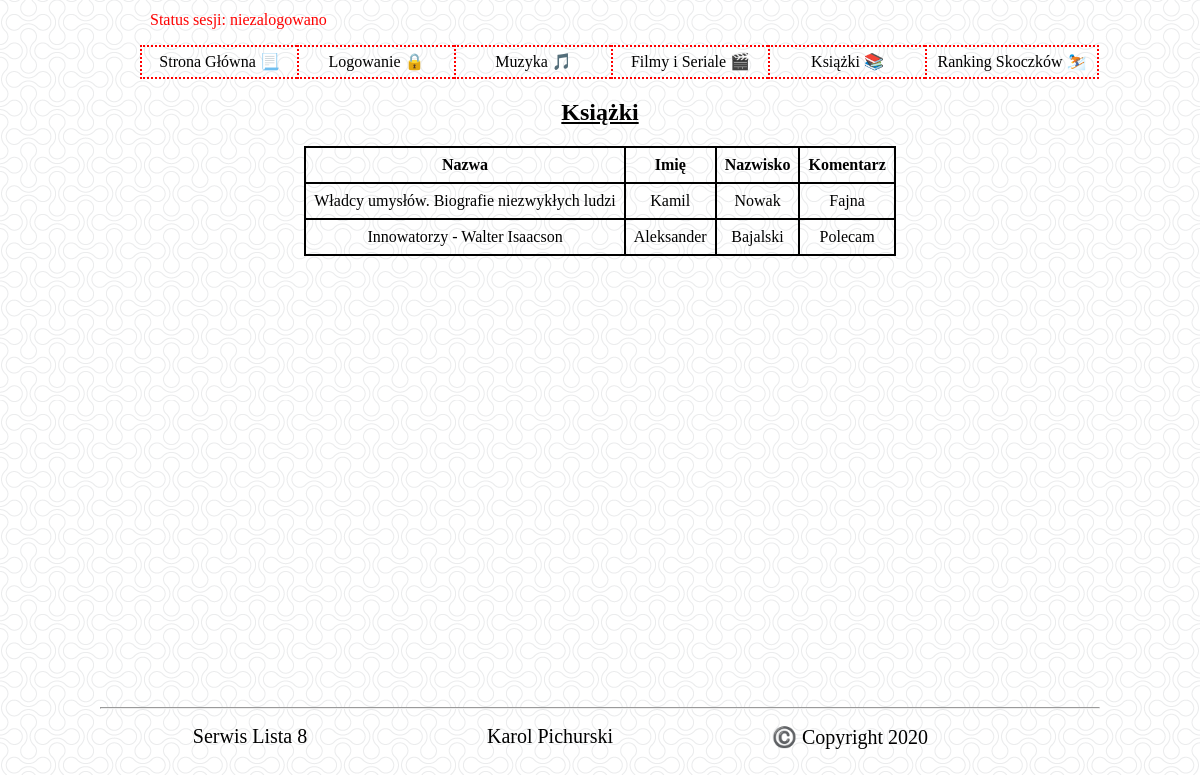
Page /ksiazki.php on the committed database.
### tables this page shows
CREATE TABLE "ksiazki" (
	"id"	INTEGER,
	"nazwa"	TEXT,
	PRIMARY KEY("id" AUTOINCREMENT)
);

### ksiazki.php (the view, shortened to what this page needs)
<!doctype html>
<html lang="en">
<head>
  <link rel="stylesheet" href="style.css">
</head>
<body>
    <div id="container">
        <div id="topbar">
                    <div>
                        <div id="status">
                            <?php
                                if(isset($_SESSION['zalogowany']))
                                {
                                    echo '<span style="color: green;">Status sesji: zalogowano jako '.$_SESSION['imie'].' '.$_SESSION['nazwisko'].'</span>';
                                }
                                else
                                {
                                    echo '<span style="color: red;">Status sesji: niezalogowano</span>';
                                }
                            ?>
                        </div>
                    </div>
                    <div id="menu">
                        <ul>
                            <a href="index.php"><li>Strona Główna 📃</li></a>
                            <a href="logowanie.php"><li>Logowanie 🔒</li></a>
                            <a href="muzyka.php"><li>Muzyka 🎵</li></a>
                            <a href="filmy.php"><li>Filmy i Seriale 🎬</li></a>
                            <a href="ksiazki.php"><li>Książki 📚</li></a>
                            <a href="skoczki.php"><li>Ranking Skoczków ⛷️</li></a>
                        </ul>
                </div>
            </div>
        <div id="content">
            <h2>Książki</h2>
            <table>
            <tr>
                <th>Nazwa</th>
                <th>Imię</th>
                <th>Nazwisko</th>
                <th>Komentarz</th>
            </tr>
            <?php
                $sql = 'SELECT ksiazki.nazwa, uzytkownicy.imie, uzytkownicy.nazwisko, ksiazki_komentarze.komentarz
                        FROM uzytkownicy, ksiazki, ksiazki_komentarze
                        WHERE uzytkownicy.id=ksiazki_komentarze.id_uzytkownika AND ksiazki.id=ksiazki_komentarze.id_ksiazki
                        ORDER BY ksiazki.nazwa DESC;';
                $db = new SQLite3('baza.db');
                $result = $db -> query($sql);
                while($r = $result -> fetchArray())
                {
                    echo '<tr><td>'.$r['nazwa'].'</td><td>'.$r['imie'].'</td><td>'.$r['nazwisko'].'</td><td>'.$r['komentarz'].'</td></tr>';
                }
            ?>
            </table>
        </div>
        <hr>
        <div id="footer">
            <div id="description">
                Serwis Lista 8
            </div>
            <div id="author">
                Karol Pichurski
            </div>
            <div id="copyright">
                ©️ Copyright 2020
            </div>
        </div>
    </div>
</body>
</html>

### style.css (style rules this page uses)
body { background: url('img/background.png'); }
a { text-decoration: none; color: black; }
h1, h2 { text-decoration: underline; }
table { margin-left: auto; margin-right: auto; border-collapse: collapse; }
th,td { border: 2px solid black; padding: 8px; }
#container { width: 1000px; margin-left: auto; margin-right: auto; }
#menu { text-align: center; }
#menu > ul { list-style:none; }
#menu > ul > a { float: left; width: 145px; height: 20px; border: 2px dotted red; border-right: none; padding: 5px; font-size: 16px; }
#menu > ul > a:last-child { border: 2px dotted red; width: 160px; }
#status { float: left; margin-top: 3px; margin-left: 50px; }
#content { height: 600px; text-align: center; margin-left: auto; margin-right: auto; font-size: 16px; }
#footer { height: 40px; text-align: center; }
#footer * { float: left; width: 30%; margin-top: 8px; font-size: 20px; }

### rows in the picture
ksiazki: nazwa "Władcy umysłów. Biografie niezwykłych ludzi", imie "Kamil", nazwisko "Nowak", komentarz "Fajna"
ksiazki: nazwa "Innowatorzy - Walter Isaacson", imie "Aleksander", nazwisko "Bajalski", komentarz "Polecam"
